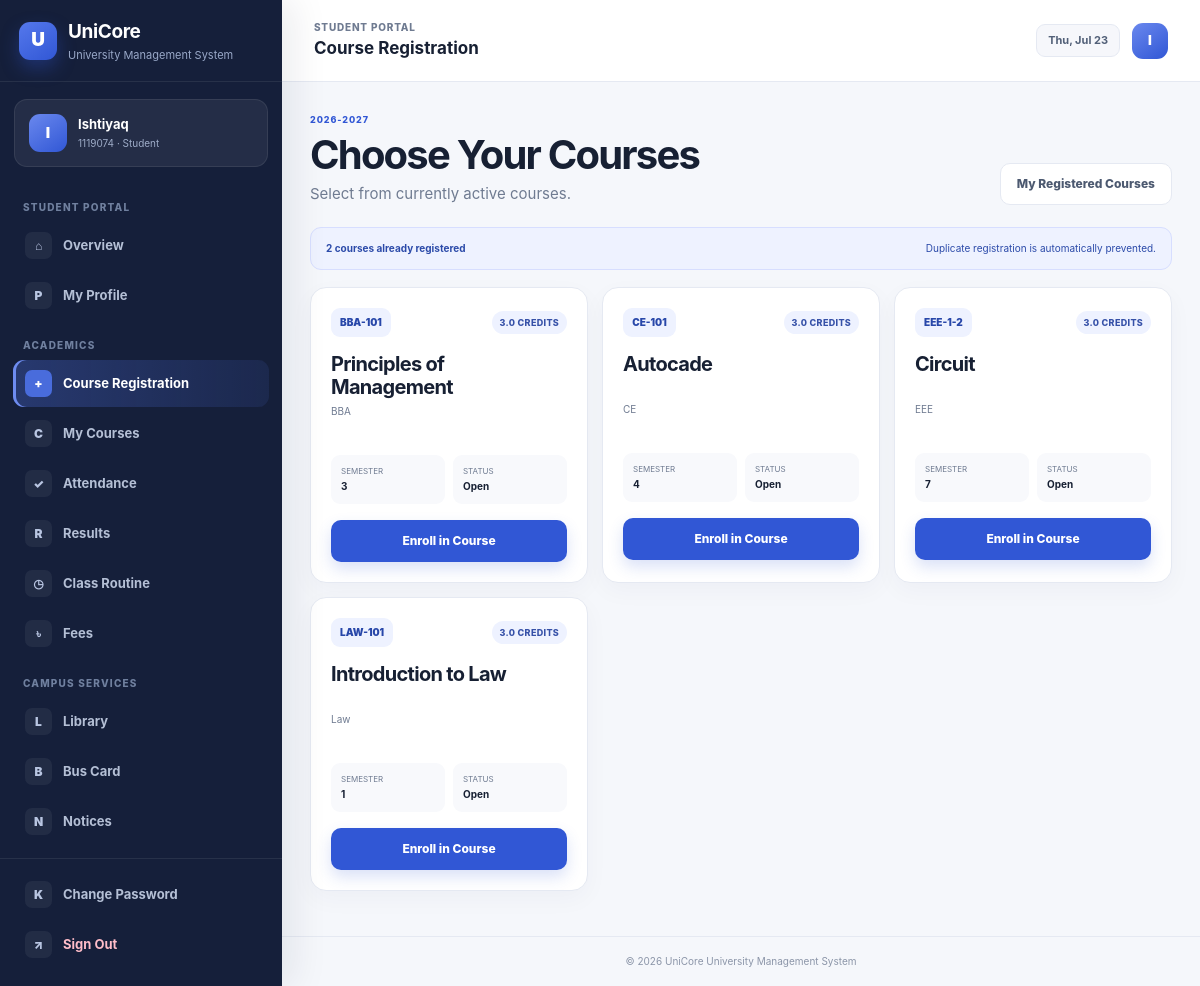
Page /student-portal/course-registration/ (signed in) on the committed database.
### accounts/models.py (models this page shows, shortened)
class UserProfile(models.Model):
    ADMIN = "ADMIN"
    STUDENT = "STUDENT"
    TEACHER = "TEACHER"
    ROLE_CHOICES = [
        (ADMIN, "Administrator"),
        (STUDENT, "Student"),
        (TEACHER, "Teacher"),
    ]
    user = models.OneToOneField(
        settings.AUTH_USER_MODEL,
        on_delete=models.CASCADE,
        related_name="ums_profile",
    )
    role = models.CharField(max_length=10, choices=ROLE_CHOICES)
    reference_id = models.CharField(
        max_length=30,
        blank=True,
        help_text="Student ID from MySQL or Teacher ID from PostgreSQL.",
    )
    display_name = models.CharField(max_length=120, blank=True)
    created_at = models.DateTimeField(auto_now_add=True)
    updated_at = models.DateTimeField(auto_now=True)
    class Meta:
        ordering = ["role", "reference_id", "user__username"]
        constraints = [
            models.UniqueConstraint(
                fields=["role", "reference_id"],
                condition=~models.Q(reference_id=""),
                name="unique_role_reference_account",
            )
        ]

### academic/models.py (models this page shows, shortened)
class TimeStampedModel(models.Model):
    created_at = models.DateTimeField(auto_now_add=True)
    updated_at = models.DateTimeField(auto_now=True)
    class Meta:
        abstract = True

class Course(TimeStampedModel):
    SEMESTER_CHOICES = [(number, f"Semester {number}") for number in range(1, 13)]
    code = models.CharField(max_length=20, unique=True)
    title = models.CharField(max_length=150)
    credit = models.DecimalField(
        max_digits=4,
        decimal_places=1,
        default=Decimal("3.0"),
        validators=[MinValueValidator(Decimal("0.5")), MaxValueValidator(Decimal("12.0"))],
    )
    department = models.ForeignKey(Department, on_delete=models.PROTECT, related_name="courses")
    semester = models.PositiveSmallIntegerField(choices=SEMESTER_CHOICES, default=1)
    active = models.BooleanField(default=True)
    class Meta:
        ordering = ["department__code", "semester", "code"]

class Department(TimeStampedModel):
    code = models.CharField(max_length=15, unique=True)
    name = models.CharField(max_length=120, unique=True)
    office = models.CharField(max_length=120, blank=True)
    phone = models.CharField(max_length=20, blank=True)
    description = models.TextField(blank=True)
    class Meta:
        ordering = ["code"]

### accounts/views.py (the view, shortened to what this page needs)
# urls.py: path("student-portal/course-registration/", views.student_course_registration, name="student_course_registration"),
@student_required
def student_course_registration(request):
    profile, reference, student, database_online, display_name = _student_identity(request.user)
    academic_year = _current_academic_year()
    existing = Enrollment.objects.filter(student_ref=reference, academic_year=academic_year)
    available = Course.objects.filter(active=True).select_related("department")
    if student:
        available = available.filter(semester=student.semester)
    existing_course_ids = existing.values_list("course_id", flat=True)
    available = available.exclude(pk__in=existing_course_ids)
    course_rows = []
    dept_text = (student.dept if student else "").lower()
    for course in available:
        is_recommended = bool(
            dept_text
            and (
                course.department.code.lower() in dept_text
                or course.department.name.lower() in dept_text
                or dept_text in course.department.name.lower()
            )
        )
        course_rows.append({"course": course, "recommended": is_recommended})
    course_rows.sort(key=lambda row: (not row["recommended"], row["course"].code))
    return render(
        request,
        "accounts/student_course_registration.html",
        {
            "profile": profile,
            "student": student,
            "display_name": display_name,
            "academic_year": academic_year,
            "existing": existing.select_related("course"),
            "course_rows": course_rows,
        },
    )

### accounts/context_processors.py (called while the page is built)
def role_context(request):
    return {
        "ums_role": get_user_role(request.user),
        "ums_profile": get_user_profile(request.user),
    }

### accounts/utils.py (called while the page is built)
def get_user_role(user):
    if not getattr(user, "is_authenticated", False):
        return None
    if user.is_superuser or user.is_staff:
        return UserProfile.ADMIN
    try:
        return user.ums_profile.role
    except UserProfile.DoesNotExist:
        return None

def get_user_profile(user):
    if not getattr(user, "is_authenticated", False):
        return None
    try:
        return user.ums_profile
    except UserProfile.DoesNotExist:
        return None

### accounts/views.py (called while the page is built)
def _current_academic_year():
    today = timezone.localdate()
    start_year = today.year if today.month >= 7 else today.year - 1
    return f"{start_year}-{start_year + 1}"

def _student_identity(user):
    profile = get_user_profile(user)
    reference = profile.reference_id
    student = None
    database_online = True
    try:
        student = Student.objects.filter(student_id=reference).first()
        if student is None and str(reference).isdigit():
            student = Student.objects.filter(pk=int(reference)).first()
    except Exception:
        database_online = False
    display_name = student.name if student else (profile.display_name or user.username)
    return profile, reference, student, database_online, display_name

### accounts/templates/accounts/student_course_registration.html (shortened to what this page needs)
{% extends "base.html" %}
{% block header_title %}Course Registration{% endblock %}
{% block content %}
<div class="page-header"><div><span class="eyebrow">{{ academic_year }}</span><h1>Choose Your Courses</h1><p>{% if student %}Showing active courses for Semester {{ student.semester }}.{% else %}Select from currently active courses.{% endif %}</p></div><a class="btn btn-ghost" href="{% url 'student_courses' %}">My Registered Courses</a></div>
{% if existing %}<div class="info-strip"><strong>{{ existing|length }} course{{ existing|length|pluralize }} already registered</strong><span>Duplicate registration is automatically prevented.</span></div>{% endif %}
<div class="course-card-grid">
{% for row in course_rows %}
  <article class="course-card modern {% if row.recommended %}recommended{% endif %}">{% if row.recommended %}<span class="recommended-label">Recommended</span>{% endif %}<div class="course-card-top"><span class="course-code">{{ row.course.code }}</span><span class="soft-badge">{{ row.course.credit }} credits</span></div><h3>{{ row.course.title }}</h3><p>{{ row.course.department.name }}</p><div class="course-meta"><span>Semester<strong>{{ row.course.semester }}</strong></span><span>Status<strong>Open</strong></span></div><form method="post">{% csrf_token %}<input type="hidden" name="course_id" value="{{ row.course.id }}"><button class="btn btn-primary btn-block" type="submit">Enroll in Course</button></form></article>
{% empty %}<div class="panel empty-state">No additional courses are available for registration in your current semester.</div>{% endfor %}
</div>
{% endblock %}

### templates/base.html (shortened to what this page needs)
{% load static %}
<!DOCTYPE html>
<html lang="en">
<head>
  <link rel="stylesheet" href="{% static 'ums/css/style.css' %}?v=20260722-ui2">
</head>
<body class="{% if user.is_authenticated %}app-body{% else %}public-body{% endif %}">
{% if user.is_authenticated %}
  {% with current=request.resolver_match.url_name %}
  <div class="app-layout">
    <aside class="sidebar" data-sidebar>
      <div class="sidebar-brand">
        <a href="{% url 'portal_redirect' %}" class="brand-link">
          <span class="brand-symbol">U</span>
          <span><strong>UniCore</strong><small>University Management System</small></span>
        </a>
      </div>
      <div class="sidebar-profile">
        <span class="profile-avatar">{{ ums_profile.display_name|default:user.username|first|upper }}</span>
        <div><strong>{{ ums_profile.display_name|default:user.username }}</strong><small>{% if ums_role == "ADMIN" %}Administrator{% elif ums_role == "STUDENT" %}{{ ums_profile.reference_id }} · Student{% else %}{{ ums_profile.reference_id }} · Teacher{% endif %}</small></div>
      </div>
      <nav class="sidebar-nav" aria-label="Main navigation">
        {% if ums_role == "ADMIN" %}
          <span class="nav-section-label">Overview</span>
          <a class="nav-item {% if current == 'home' %}active{% endif %}" href="{% url 'home' %}"><span class="nav-icon">⌂</span><span>Dashboard</span></a>
          <span class="nav-section-label">Management</span>
          <a class="nav-item {% if current == 'student_list' or current == 'add_student' or current == 'edit_student' %}active{% endif %}" href="{% url 'student_list' %}"><span class="nav-icon">S</span><span>Students</span></a>
          <a class="nav-item {% if current == 'teacher_list' or current == 'add_teacher' or current == 'edit_teacher' %}active{% endif %}" href="{% url 'teacher_list' %}"><span class="nav-icon">T</span><span>Teachers</span></a>
          <a class="nav-item {% if current == 'academic_dashboard' or current == 'department_list' or current == 'course_list' or current == 'enrollment_list' or current == 'assignment_list' or current == 'attendance_list' or current == 'result_list' or current == 'fee_list' or current == 'routine_list' or current == 'notice_list' %}active{% endif %}" href="{% url 'academic_dashboard' %}"><span class="nav-icon">A</span><span>Academic</span></a>
          <a class="nav-item {% if current == 'library_list' or current == 'issue_list' %}active{% endif %}" href="{% url 'library_list' %}"><span class="nav-icon">L</span><span>Library</span></a>
          <a class="nav-item {% if current == 'bus_card_list' or current == 'bus_card_review' %}active{% endif %}" href="{% url 'bus_card_list' %}"><span class="nav-icon">B</span><span>Bus Cards</span></a>
          <a class="nav-item {% if current == 'account_list' or current == 'account_create' %}active{% endif %}" href="{% url 'account_list' %}"><span class="nav-icon">U</span><span>User Accounts</span></a>
          {% if user.is_staff %}<a class="nav-item" href="{% url 'admin:index' %}"><span class="nav-icon">⚙</span><span>System Admin</span></a>{% endif %}
        {% elif ums_role == "STUDENT" %}
          <span class="nav-section-label">Student Portal</span>
          <a class="nav-item {% if current == 'student_portal' %}active{% endif %}" href="{% url 'student_portal' %}"><span class="nav-icon">⌂</span><span>Overview</span></a>
          <a class="nav-item {% if current == 'student_profile' %}active{% endif %}" href="{% url 'student_profile' %}"><span class="nav-icon">P</span><span>My Profile</span></a>
          <span class="nav-section-label">Academics</span>
          <a class="nav-item {% if current == 'student_course_registration' %}active{% endif %}" href="{% url 'student_course_registration' %}"><span class="nav-icon">+</span><span>Course Registration</span></a>
          <a class="nav-item {% if current == 'student_courses' %}active{% endif %}" href="{% url 'student_courses' %}"><span class="nav-icon">C</span><span>My Courses</span></a>
          <a class="nav-item {% if current == 'student_attendance_summary' %}active{% endif %}" href="{% url 'student_attendance_summary' %}"><span class="nav-icon">✓</span><span>Attendance</span></a>
          <a class="nav-item {% if current == 'student_results' %}active{% endif %}" href="{% url 'student_results' %}"><span class="nav-icon">R</span><span>Results</span></a>
          <a class="nav-item {% if current == 'student_routine' %}active{% endif %}" href="{% url 'student_routine' %}"><span class="nav-icon">◷</span><span>Class Routine</span></a>
          <a class="nav-item {% if current == 'student_fees' %}active{% endif %}" href="{% url 'student_fees' %}"><span class="nav-icon">৳</span><span>Fees</span></a>
          <span class="nav-section-label">Campus Services</span>
          <a class="nav-item " href="{% url 'member_library_catalog' %}"><span class="nav-icon">L</span><span>Library</span></a>
          <a class="nav-item {% if current == 'student_bus_card' %}active{% endif %}" href="{% url 'student_bus_card' %}"><span class="nav-icon">B</span><span>Bus Card</span></a>
          <a class="nav-item {% if current == 'student_notices' %}active{% endif %}" href="{% url 'student_notices' %}"><span class="nav-icon">N</span><span>Notices</span></a>
        {% endif %}
      </nav>
      <div class="sidebar-footer">
        <a class="nav-item {% if current == 'change_password' %}active{% endif %}" href="{% url 'change_password' %}"><span class="nav-icon">K</span><span>Change Password</span></a>
        <form method="post" action="{% url 'logout' %}">{% csrf_token %}<button class="nav-item logout-item" type="submit"><span class="nav-icon">↗</span><span>Sign Out</span></button></form>
      </div>
    </aside>
    <div class="app-main">
      <header class="app-header">
        <div class="header-left">
          <div><span class="header-kicker">{% if ums_role == 'ADMIN' %}Administration{% elif ums_role == 'STUDENT' %}Student Portal{% else %}Faculty Portal{% endif %}</span><strong>{% block header_title %}University Management System{% endblock %}</strong></div>
        </div>
        <div class="header-actions"><span class="date-chip">{% now "D, M d" %}</span><span class="header-avatar">{{ ums_profile.display_name|default:user.username|first|upper }}</span></div>
      </header>
      <main class="app-content">
        {% block content %}{% endblock %}
      </main>
      <footer class="app-footer">© {% now "Y" %} UniCore University Management System</footer>
    </div>
  </div>
  {% endwith %}
{% endif %}
</body>
</html>

### rows in the picture
UserProfile: display_name|first "I", display_name "Ishtiyaq", reference_id "1119074"
Course: course.code "BBA-101", course.credit "3.0", course "Principles of Management", course.department.name "BBA", course.semester "3"
Course: course.code "CE-101", course.credit "3.0", course "Autocade", course.department.name "CE", course.semester "4"
Course: course.code "EEE-1-2", course.credit "3.0", course "Circuit", course.department.name "EEE", course.semester "7"
Course: course.code "LAW-101", course.credit "3.0", course "Introduction to Law", course.department.name "Law", course.semester "1"

### other values in the picture
{{ academic_year }} "2026-2027"
{{ existing|length }} "2"
